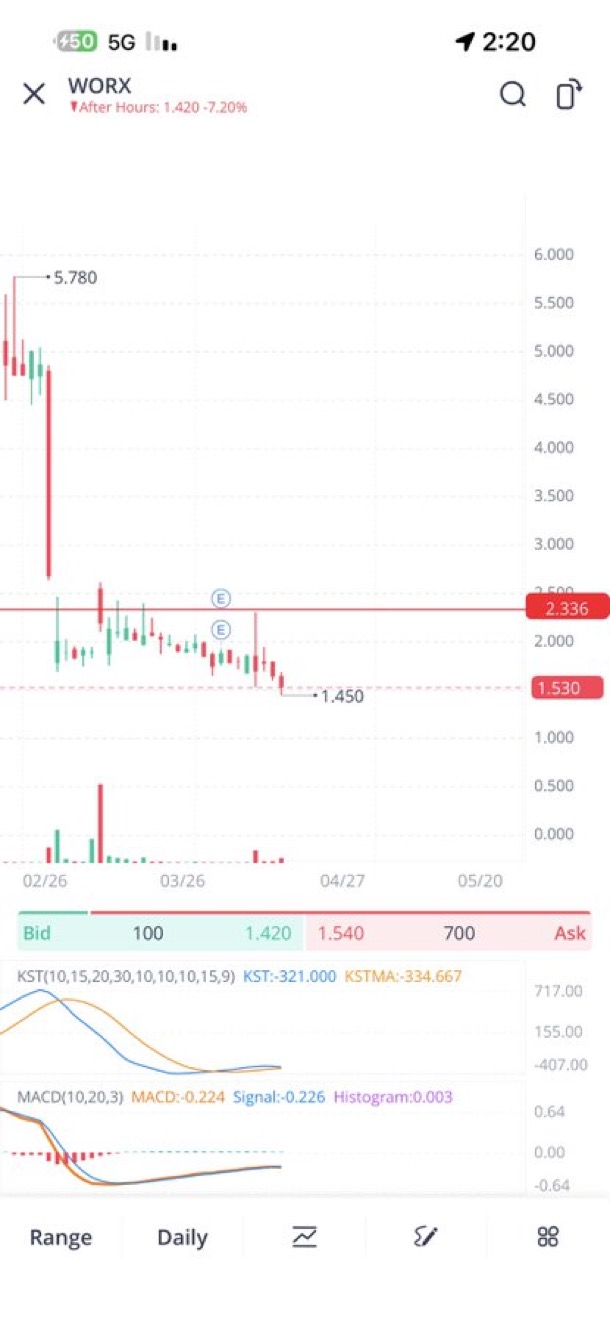
#> input picture faisal_images/IMG_0149.jpeg, 610 x 1323 px
$ python -i hashimg.py   (imports and definitions only)
#> lines starting #> are read from the running program, lines starting #| are printed output that depends on the picture
"""SHA256 + dHash(64) + pHash(64, DCT via numpy) + dims for a list of image paths. Read-only."""
import hashlib, json, sys
import numpy as np
from PIL import Image

def _dct_mat(n):
    k = np.arange(n)[:, None]; i = np.arange(n)[None, :]
    m = np.cos(np.pi * (2 * i + 1) * k / (2 * n)); m[0] *= 1 / np.sqrt(2)
    return m * np.sqrt(2 / n)
_D32 = _dct_mat(32)

def hashes(path):
#> called with path = '../../faisal_images/IMG_0149.jpeg'
    b = open(path, "rb").read()
    sha = hashlib.sha256(b).hexdigest()
    try:
        im = Image.open(path); im.load()
#> in hashes, im is the input picture: PIL image 610x1323 RGB; mean R, G, B 250.6, 249.2, 249.3
        w, h = im.size
#> w = 610; h = 1323
        g = im.convert("L")
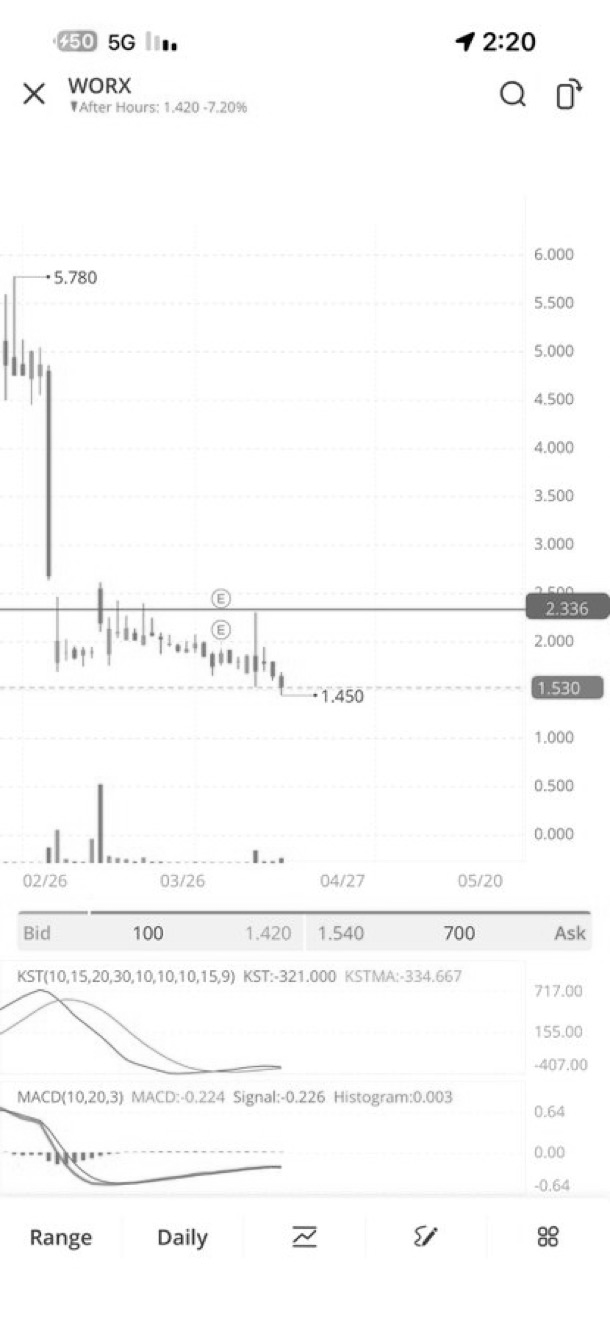
#> g: PIL image 610x1323 L; min 0, max 255, mean 249.7
        d = np.asarray(g.resize((9, 8), Image.LANCZOS), dtype=float)
        dh = (d[:, 1:] > d[:, :-1]).flatten()
        p = np.asarray(g.resize((32, 32), Image.LANCZOS), dtype=float)
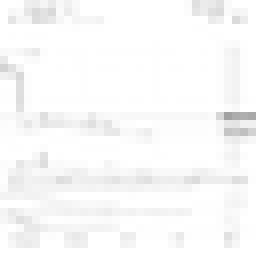
#> p: shape (32, 32) float64 (shown 8 times larger); min 161, max 255, mean 249.4
        c = _D32 @ p @ _D32.T
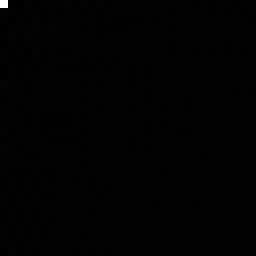
#> c: shape (32, 32) float64 (shown 8 times larger); min -69.25, max 7981.9, mean 7.9; drawn with min black and max white
        low = c[:8, :8].flatten()
#> low = 64 values, max 7981.9 at index 0, min -69.25 at index 2, mean 125.3
        ph = low > np.median(low[1:])
        tohex = lambda bits: "%016x" % int("".join("1" if x else "0" for x in bits), 2)
        return {"sha256": sha, "bytes": len(b), "w": w, "h": h, "dhash": tohex(dh), "phash": tohex(ph), "fmt": im.format}
    except Exception as e:
        return {"sha256": sha, "bytes": len(b), "w": None, "h": None, "dhash": None, "phash": None, "fmt": None, "err": type(e).__name__}

# [5 lines not run here, left out]

>>> result = hashes('../../faisal_images/IMG_0149.jpeg')
#> result = 7 items
